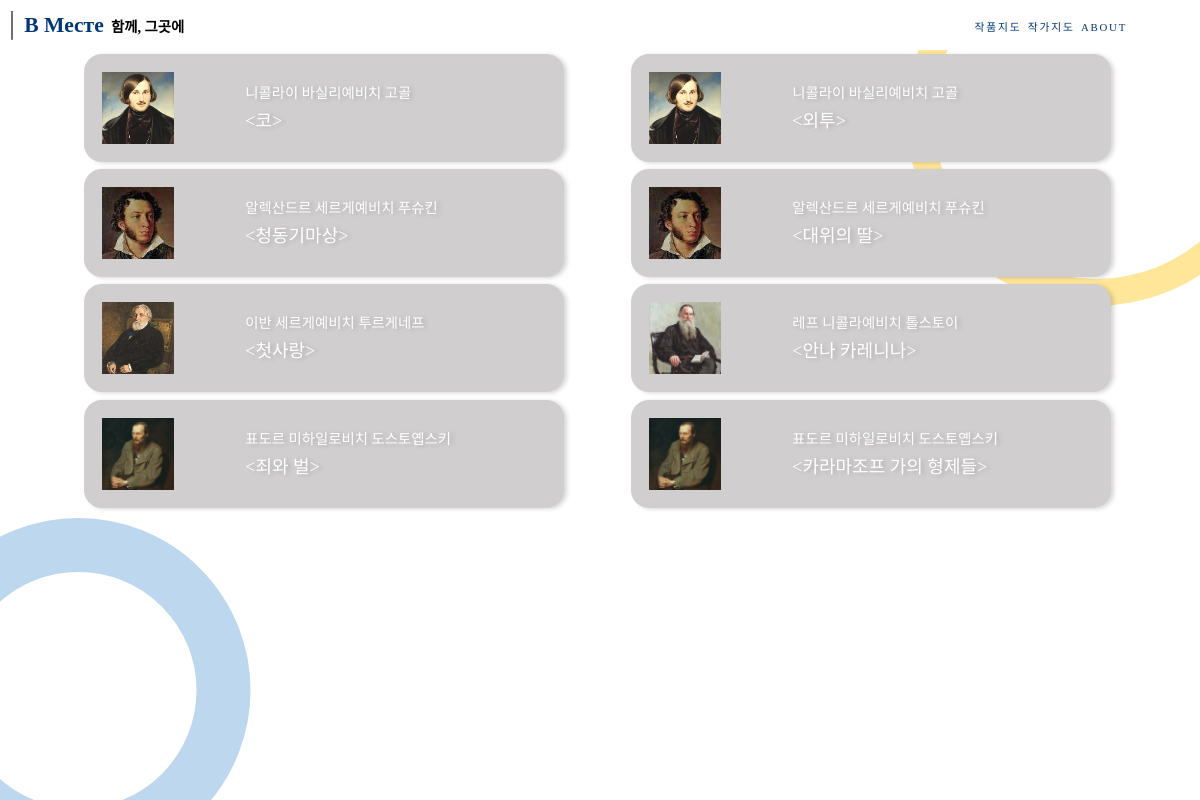
/pieces/all/, run on an earlier commit of the app's database.
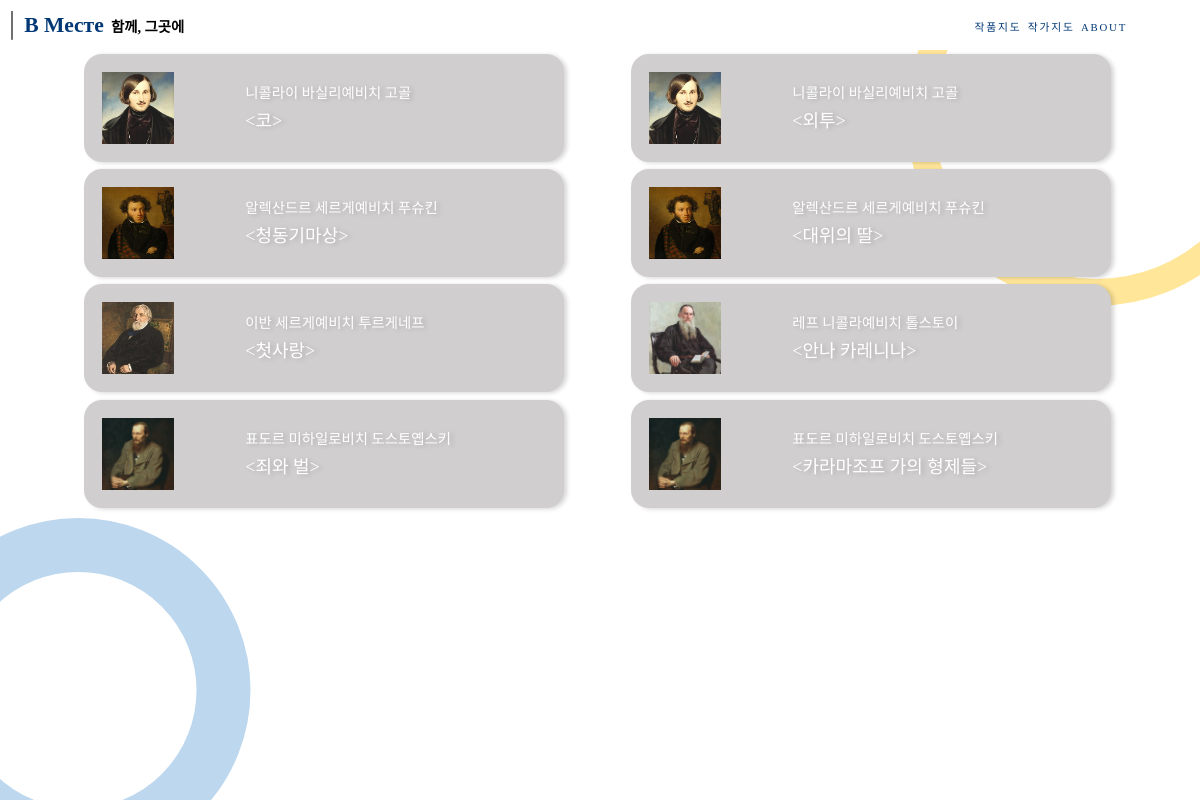
And on a later commit of the database.
### Bmeste/models.py (models this page shows, shortened)
class Piece(models.Model):
    id = models.AutoField(primary_key=True, null=False, blank=False)
    author = models.ForeignKey(Author, on_delete=models.CASCADE,)
    title = models.CharField(max_length=200, default="",)
    title_rus = models.CharField(max_length=200, default="",)
    default_location_lat = models.FloatField(default=0)
    default_location_lng = models.FloatField(default=0)
    default_location_zoom = models.FloatField(default=0)

class Author(models.Model):
    name = models.CharField(max_length=200, default="")
    name_rus = models.CharField(max_length=200, default="")
    description = models.TextField(default="")
    img = models.ImageField(upload_to="static/Bmeste/profile_img", default="None.jpg")
    birth = models.IntegerField(default=0)
    death = models.IntegerField(default=0)
    pub_date = models.DateTimeField('date published', default=timezone.now)

### Bmeste/views.py (the view)
# urls.py: path('pieces/all/', views.all_pieces, name='all_pieces'),
def all_pieces(request):
    author_list = Author.objects.all().order_by('-pub_date')
    context = {'author_list': author_list}
    return render(request, 'Bmeste/all_pieces.html', context)

### Bmeste/templates/Bmeste/all_pieces.html (shortened to what this page needs)
{% extends 'Bmeste/base.html' %}
{% block content %}
{% load static %}
<link href="{% static 'Bmeste/css/styles-all-pieces.css' %}" rel="stylesheet" type="text/css">
    <div class="boxes">
    {% if author_list %}
        {% for author in author_list %}
            {% for piece in author.piece_set.all %}
                <a href="/pieces/{{ piece.id }}/">
                    <div id="container">
                        <svg id="box">
                            <rect class="rectangle"></rect>
                            <text text-anchor="start"
                                alignment-baseline="middle"
                                x="32%" y="35%"
                                font-size="4rem"
                                fill="#ffffff" filter="drop-shadow(1rem 0.3rem 0.6rem rgba(0, 0, 0, 0.161))">{{ author.name }}</text>
                            <text text-anchor="start"
                                alignment-baseline="middle"
                                x="32%" y="60%"
                                font-size="5rem"
                                fill="#ffffff" filter="drop-shadow(1rem 0.3rem 0.6rem rgba(0, 0, 0, 0.161))"><{{ piece.title }}></text>
                        </svg>
                        <img class="author_img"src="{{ author.img.url }}"/>
                    </div>
                </a>
            {% endfor %}
        {% endfor %}
    </div>
    {% else %}
        <p>Service is not azik ready.</p>
    {% endif %}
{% endblock %}

### Bmeste/templates/Bmeste/base.html (shortened to what this page needs)
<!doctype html>
{% load static %}
<html>
<head>
    <link href="{% static 'Bmeste/css/styles-base.css' %}" rel="stylesheet" type="text/css">
</head>
<body>
	<div>
		<svg class="circle_1">
			<circle id="circle_1" r="40.35rem" cx="40.35rem" cy="40.35rem"></circle>
		</svg>
		<svg class="circle_2">
			<circle id="circle_2" r="48.95rem" cx="48.95rem" cy="48.95rem"></circle>
		</svg>
	</div>
	<header>
        <a class="home" href="/" title="В Месте 홈">
            <svg class="header_line">
                <rect id="header_line"></rect>
            </svg>
            <div>
                <h1>В Месте</h1>
                <h2>함께, 그곳에</h2>
            </div>
        </a>
        <nav class="site-nav">
            <ul class="navbar_menu">
                <li class="menulink"><a href="/pieces/all/">작품지도</a></li>
                <li class="menulink"><a href="/authors/">작가지도</a></li>
                <li class="menulink"><a href="/about/">about</a></li>
            </ul>
        </nav>
    </header>
    {% block content %}
    {% endblock %}
</body>
</html>

### static/Bmeste/css/styles-base.css (style rules this page uses)
body { font-family: SCDReam5; }
html { font-size: 0.55vh; }
header { background-color: white; width: 100%; padding: 3rem; position: fixed; z-index: 1000; top: 0; left: 0; right: 0; margin: 0; box-sizing: border-box; display: flex; align-items: flex-start; flex-direction: column; }
header a { display: flex; flex-direction: row; align-items: center; }
header a, a:visited { color: inherit; text-decoration: none; }
.header_line { vertical-align: middle; width: 0.75rem; height: 8rem; margin: 0 3rem 0 0; }
header a div { display: flex; flex-direction: row; align-items: baseline; }
header a div h1 { margin: 0 2rem 0 0; font-size: 6rem; color: #003876; white-space: nowrap; }
header a div h2 { margin: 0; font-size: 4rem; white-space: nowrap; }
.site-nav { padding-top: 3rem; position: relative; z-index: 5000; left: 0; display: none; opacity: 0; animation: fadeout .5s ease-in-out; justify-content: center; width: 100%; background: none; }
.site-nav ul { list-style-type: none; width: 100%; margin: 5rem 0 0 0; padding: 0; display: flex; flex-direction: column; text-align: center; }
.site-nav ul li { display: flex; margin-bottom: 0; justify-content: center; -webkit-transition: all .3s; transition: all 0.3s ease; }
.site-nav ul li a { font-size: 3rem; white-space:nowrap; padding-bottom: 1rem; text-decoration: none; letter-spacing: 0.5rem; text-transform: uppercase; color: #003876; -webkit-transition: all .3s; transition: all .3s; margin-bottom: 6rem; }
.circle_1 { position: fixed; overflow: visible; width: 80.7rem; height: 80.7rem; left: -18.7rem; bottom: -10rem; z-index: -1; border-image-slice: 0 0 18.7rem 0; }
.circle_2 { position: fixed; overflow: visible; width: 97.9rem; height: 97.9rem; right: -20rem; top: -16.8rem; z-index: -1; border-image-slice: 16.8rem 0 0; }
@media (orientation: landscape) { html { font-size: 0.3vw; } }
@media (orientation: landscape) { header { flex-direction: row; align-items: center; } }
@media (orientation: landscape) { .site-nav { position: relative; float: right; z-index: 400; top: 0; left: 0; display: block !important; width: 80%; padding: 1.5rem 1rem 0 0; opacity: 1; background: none; } }
@media (orientation: landscape) { .site-nav ul { list-style-type: none; padding: initial; margin: 0; text-align: right; display: block; } }
@media (orientation: landscape) { .site-nav ul li { display: inline-block; margin-bottom: 0; margin-left: 1.5em; } }
@media (orientation: landscape) { .site-nav ul li a { font-size: 3rem; white-space:nowrap; padding-bottom: 1rem; text-decoration: none; letter-spacing: 0.5rem; text-transform: uppercase; color: #003876; -webkit-transition: color .3s; transition: color .3s; margin-bottom: 0; } }

### static/Bmeste/css/styles-all-pieces.css (style rules this page uses)
.boxes { display: flex; flex-direction: column; align-items: center; margin-top: 15rem; }
#container { width: 90vw; height: 32rem; position: relative; justify-content: center; }
#box { width: 90vw; height: 32rem; position: absolute; overflow: visible; }
.author_img { height: 20rem; width: 20rem; position: absolute; top: 5rem; left: 5rem; }
@media (orientation: landscape) { .boxes { margin: 15rem 10rem 0 15rem; display: grid; grid-template-columns: 1fr 1fr; justify-items: center; } }
@media (orientation: landscape) { #container { width: 42vw; } }
@media (orientation: landscape) { #box { width: 42vw; } }

What changed in the data, as far as the page shows it:
changed through a linked row, Piece "청동기마상": img: a different picture
changed through a linked row, Piece "대위의 딸": img: a different picture
